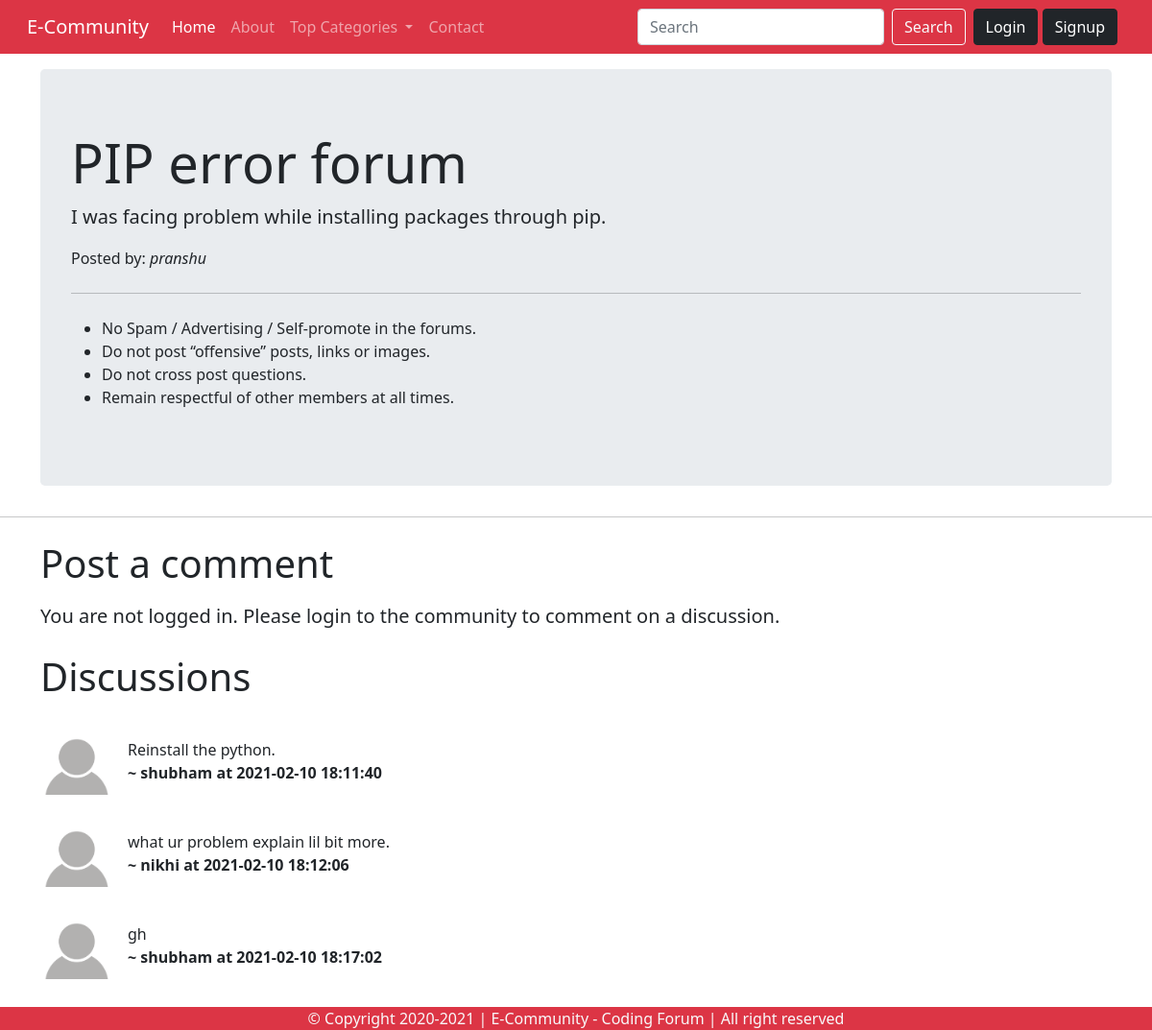
Screenshot of /thread.php?threadid=4 with the database file from the repository.
### tables this page shows
CREATE TABLE `threads` (
  `thread_id` int(7) NOT NULL,
  `thread_title` varchar(255) NOT NULL,
  `thread_desc` text NOT NULL,
  `thread_cate_id` int(7) NOT NULL,
  `thread_user_id` int(7) NOT NULL,
  `timestamp` datetime NOT NULL DEFAULT current_timestamp()
);

CREATE TABLE `users` (
  `sno` int(8) NOT NULL,
  `user_email` varchar(30) NOT NULL,
  `user_pass` varchar(255) NOT NULL,
  `timestamp` datetime NOT NULL DEFAULT current_timestamp()
);

CREATE TABLE `comments` (
  `comment_id` int(7) NOT NULL,
  `comment_content` text NOT NULL,
  `thread_id` int(7) NOT NULL,
  `comment_time` datetime DEFAULT current_timestamp(),
  `comment_by` text NOT NULL
);

### thread.php (the view, shortened to what this page needs)
<!doctype html>
<html lang="en">
<head>
    <link href="https://cdn.jsdelivr.net/npm/bootstrap@5.0.0-beta1/dist/css/bootstrap.min.css" rel="stylesheet"
>
    <link rel="stylesheet" href="https://maxcdn.bootstrapcdn.com/bootstrap/4.0.0/css/bootstrap.min.css"
>
</head>
<body>
    <?php require "partials/_header.php"; ?>
    <?php
        $id = $_GET['threadid'];
        $sql = "SELECT * FROM `threads` WHERE `thread_id` = $id";
        $result = mysqli_query($conn, $sql);
        while($row = mysqli_fetch_assoc($result)){
            $title = $row['thread_title'];
            $desc = $row['thread_desc'];
            $askedBy = $row['thread_user_id'];
            $sql2 = "SELECT * FROM `users` WHERE `sno`='$askedBy'";
            $result2 = mysqli_query($conn, $sql2);
            $row2 = mysqli_fetch_assoc($result2);
            $postedBy = $row2['user_email'];
        }
        ?>
    <div class="container my-3">
        <div class="jumbotron">
            <h1 class="display-4"><?php echo $title ?> forum</h1>
            <p class="lead"> <?php echo $desc ?></p>
            <p class="lead">
            <p>Posted by: <em><?php echo $postedBy; ?></em></p>
            </p>
            <hr class="my-4">
            <p>
            <ul>
                <li>No Spam / Advertising / Self-promote in the forums.</li>
                <li>Do not post “offensive” posts, links or images.</li>
                <li>Do not cross post questions.</li>
                <li>Remain respectful of other members at all times.</li>
            </ul>
            </p>
        </div>
    </div>
    <hr>
    <?php
        if(isset($_SESSION['loggedin']) && $_SESSION['loggedin']==true){
            echo '<div class="container">
            <h1 class="py-2">Post a comment</h1>
            <form action="' . $_SERVER["REQUEST_URI"] . '" method="POST">
                <div class="mb-3">
                    <label for="comment" class="form-label">Add a comment</label>
                    <textarea class="form-control" id="comment" name="comment" rows="3"></textarea>
                    <input type="hidden" name="sno" value="' . $_SESSION['sno'] . '">
                </div>
                <button type="submit" class="btn btn-success">Post comment</button>
            </form>
        </div>';
    }else{
        echo '<div class="container">
        <h1 class="py-2">Post a comment</h1>
            <p class="lead">You are not logged in. Please login to the community to comment on a discussion.</p>
            </div>';
    }
?>
    <div class="container mb-5">
        <h1 class="py-2">Discussions</h1>
        <?php
        $id = $_GET['threadid'];
        $sql = "SELECT * FROM `comments` WHERE `thread_id` = $id";
        $result = mysqli_query($conn, $sql);
        while($row = mysqli_fetch_assoc($result)){
            $content = $row['comment_content'];
            $commentTime = $row['comment_time'];
            $thread_user_id = $row['comment_by'];
            $sql2 = "SELECT * FROM `users` WHERE `sno`='$thread_user_id'";
            $result2 = mysqli_query($conn, $sql2);
            $row2 = mysqli_fetch_assoc($result2);
        echo '<div class="media my-3 ">
            <img class="mr-3" src="img/user.png" height="75px" alt="Generic placeholder image">
            <div class="media-body mt-3">
                ' . $content . '
                <p><b> ~ ' . $row2['user_email'] . ' at ' . $commentTime . '</b></p>
                </p>
            </div>
        </div>';
        }
        ?>
    </div>
    <?php require "partials/_footer.php"; ?>
    <link href="https://cdn.jsdelivr.net/npm/bootstrap@5.0.0-beta1/dist/css/bootstrap.min.css" rel="stylesheet"
>
</body>
</html>

### rows the page displays
threads: thread_title "PIP error", thread_desc "I was facing problem while installing packages through pip."
users: user_email "pranshu"
comments: comment_content "Reinstall the python.", users.user_email "shubham", comment_time "2021-02-10 18:11:40"
comments: comment_content "what ur problem explain lil bit more.", users.user_email "nikhi", comment_time "2021-02-10 18:12:06"
comments: comment_content "gh", users.user_email "shubham", comment_time "2021-02-10 18:17:02"
